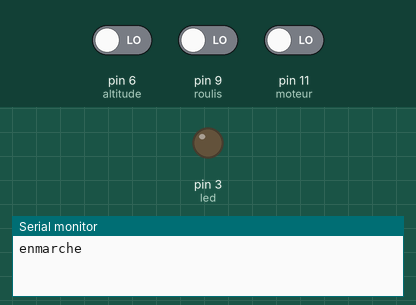
This sketch was run on a simulated Arduino Uno, built with avr-gcc and run on an emulated ATmega328P. Parts: output pins drawn as LEDs (lit = HIGH), the last lines printed to the serial monitor. The test bench sets the inputs (shaded band); at power-on: pin 6 (altitude) LOW, pin 9 (roulis) LOW, pin 11 (moteur) LOW.

Above: at 0.1 s.
At 3.1 s:
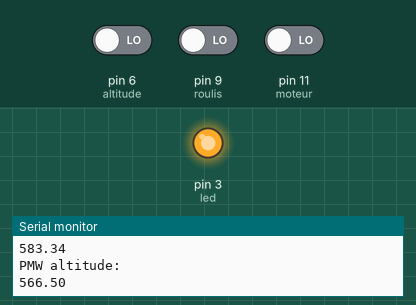
Timing chart, 0 to 4.6 s (numbered marks = the images above):
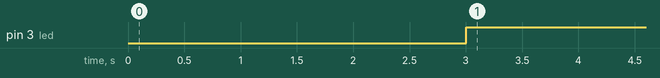

The sketch:

Communication_RF.ino
```cpp
//Non terminé

int const moteur=11;
int const altitude=6;
int const roulis=9;
int val;
int const led=3;
int const lex=10;
float tempsun;
float tempsdeux;
float tempstrois;
float SortieMoteur;
float SortieAltitude;
float SortieRoulis;


void setup() {
  Serial.begin(9600);
  Serial.println("enmarche");
  pinMode(moteur, INPUT);
  pinMode(altitude, INPUT);
  pinMode(roulis, INPUT);
  pinMode(led,OUTPUT);

}

void loop() {
  tempsun= pulseIn(moteur, HIGH);
  Serial.println("temps moteur");
  Serial.println(tempsun);

  tempsdeux= pulseIn(altitude, HIGH);
  Serial.println("temps altitude");
  Serial.println(tempsdeux);

  tempstrois= pulseIn(roulis, HIGH);
  Serial.println("temps roulis");
  Serial.println(tempstrois);

  if (1450>tempsdeux or tempsdeux>1550){
    SortieAltitude=(1-(tempsdeux-1020)/835)*255;
  }
  if ((1450<tempsdeux) and (tempsdeux<1550)){//pas de mouvement
    SortieAltitude=127.5;
  }

  if (1400>tempstrois or tempstrois>1470){
    SortieRoulis=(1-(tempstrois-1070)/831)*255;

  }
   if ((1450<tempstrois) and(tempstrois<1550)){
    SortieRoulis=127.5;
  }

  SortieMoteur=(1-(tempsun-1040)/843)*255;
  if (SortieMoteur<20){
    SortieMoteur=0;
  }
  if (SortieMoteur>240){
    SortieMoteur=255;
  }
  Serial.println("PMW moteur:");
  Serial.println(SortieMoteur);
  analogWrite(led,SortieMoteur);

  Serial.println("PMW roulis:");
  Serial.println(SortieRoulis);
  Serial.println("PMW altitude:");
  Serial.println(SortieAltitude);
  delay(5000);

//  val=digitalRead(rf);
//  analogWrite(10,val);
}
```

Measured:
- by itself, pin 3 (led): LOW → HIGH at 3.0 s
